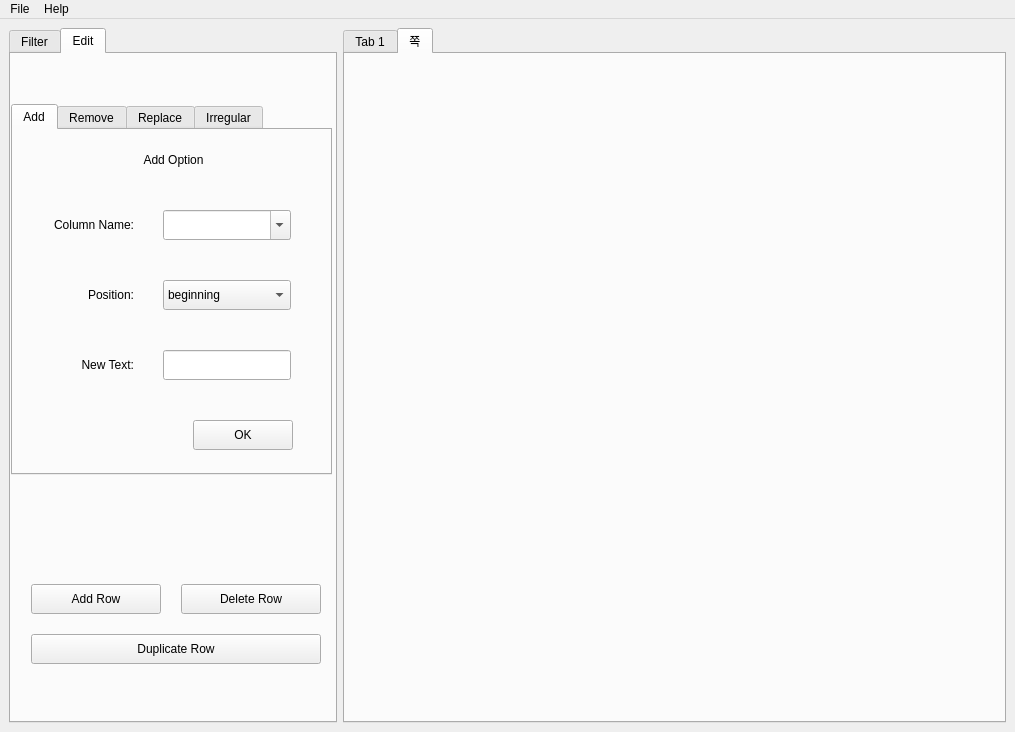
<?xml version="1.0" encoding="UTF-8"?>
<ui version="4.0">
 <class>Deco_LexO</class>
 <widget class="QMainWindow" name="Deco_LexO">
  <property name="geometry">
   <rect>
    <x>0</x>
    <y>0</y>
    <width>1015</width>
    <height>732</height>
   </rect>
  </property>
  <property name="windowTitle">
   <string>Deco-LexO</string>
  </property>
  <widget class="QWidget" name="centralwidget">
   <layout class="QGridLayout" name="gridLayout">
    <item row="0" column="0">
     <widget class="QTabWidget" name="tabWidget_1">
      <property name="maximumSize">
       <size>
        <width>328</width>
        <height>16777215</height>
       </size>
      </property>
      <property name="currentIndex">
       <number>1</number>
      </property>
      <widget class="QWidget" name="Modifying_Tab">
       <attribute name="title">
        <string>Filter</string>
       </attribute>
       <widget class="QComboBox" name="FEntryCombo">
        <property name="geometry">
         <rect>
          <x>30</x>
          <y>40</y>
          <width>81</width>
          <height>21</height>
         </rect>
        </property>
        <item>
         <property name="text">
          <string/>
         </property>
        </item>
        <item>
         <property name="text">
          <string>Equals</string>
         </property>
        </item>
        <item>
         <property name="text">
          <string>Starts with</string>
         </property>
        </item>
        <item>
         <property name="text">
          <string>Ends with</string>
         </property>
        </item>
        <item>
         <property name="text">
          <string>Contains</string>
         </property>
        </item>
        <item>
         <property name="text">
          <string>is empty</string>
         </property>
        </item>
       </widget>
       <widget class="QLineEdit" name="FEntry_Input">
        <property name="geometry">
         <rect>
          <x>120</x>
          <y>40</y>
          <width>141</width>
          <height>21</height>
         </rect>
        </property>
       </widget>
       <widget class="QLineEdit" name="FLemma_Input">
        <property name="geometry">
         <rect>
          <x>120</x>
          <y>100</y>
          <width>141</width>
          <height>21</height>
         </rect>
        </property>
       </widget>
       <widget class="QComboBox" name="FLemmaCombo">
        <property name="geometry">
         <rect>
          <x>30</x>
          <y>100</y>
          <width>81</width>
          <height>21</height>
         </rect>
        </property>
       </widget>
       <widget class="QComboBox" name="FCateCombo">
        <property name="geometry">
         <rect>
          <x>30</x>
          <y>160</y>
          <width>81</width>
          <height>21</height>
         </rect>
        </property>
       </widget>
       <widget class="QLineEdit" name="FCate_Input">
        <property name="geometry">
         <rect>
          <x>120</x>
          <y>160</y>
          <width>141</width>
          <height>21</height>
         </rect>
        </property>
       </widget>
       <widget class="QLineEdit" name="FFirst_1">
        <property name="geometry">
         <rect>
          <x>30</x>
          <y>320</y>
          <width>51</width>
          <height>21</height>
         </rect>
        </property>
       </widget>
       <widget class="QLineEdit" name="FFirst_2">
        <property name="geometry">
         <rect>
          <x>100</x>
          <y>320</y>
          <width>51</width>
          <height>21</height>
         </rect>
        </property>
       </widget>
       <widget class="QLineEdit" name="FFirst_3">
        <property name="geometry">
         <rect>
          <x>170</x>
          <y>320</y>
          <width>51</width>
          <height>21</height>
         </rect>
        </property>
       </widget>
       <widget class="QLineEdit" name="FSec_3">
        <property name="geometry">
         <rect>
          <x>170</x>
          <y>370</y>
          <width>51</width>
          <height>21</height>
         </rect>
        </property>
       </widget>
       <widget class="QLineEdit" name="FSec_2">
        <property name="geometry">
         <rect>
          <x>100</x>
          <y>370</y>
          <width>51</width>
          <height>21</height>
         </rect>
        </property>
       </widget>
       <widget class="QLineEdit" name="FSec_1">
        <property name="geometry">
         <rect>
          <x>30</x>
          <y>370</y>
          <width>51</width>
          <height>21</height>
         </rect>
        </property>
       </widget>
       <widget class="QLineEdit" name="FSecL_3">
        <property name="geometry">
         <rect>
          <x>170</x>
          <y>420</y>
          <width>51</width>
          <height>21</height>
         </rect>
        </property>
       </widget>
       <widget class="QLineEdit" name="FSecL_2">
        <property name="geometry">
         <rect>
          <x>100</x>
          <y>420</y>
          <width>51</width>
          <height>21</height>
         </rect>
        </property>
       </widget>
       <widget class="QLineEdit" name="FSecL_1">
        <property name="geometry">
         <rect>
          <x>30</x>
          <y>420</y>
          <width>51</width>
          <height>21</height>
         </rect>
        </property>
       </widget>
       <widget class="QLineEdit" name="FLast3">
        <property name="geometry">
         <rect>
          <x>170</x>
          <y>470</y>
          <width>51</width>
          <height>21</height>
         </rect>
        </property>
       </widget>
       <widget class="QLineEdit" name="FLast_2">
        <property name="geometry">
         <rect>
          <x>100</x>
          <y>470</y>
          <width>51</width>
          <height>21</height>
         </rect>
        </property>
       </widget>
       <widget class="QLineEdit" name="FLast_1">
        <property name="geometry">
         <rect>
          <x>30</x>
          <y>470</y>
          <width>51</width>
          <height>21</height>
         </rect>
        </property>
       </widget>
       <widget class="QFrame" name="FPhonoFrame">
        <property name="geometry">
         <rect>
          <x>10</x>
          <y>290</y>
          <width>281</width>
          <height>251</height>
         </rect>
        </property>
        <property name="frameShape">
         <enum>QFrame::Box</enum>
        </property>
        <property name="frameShadow">
         <enum>QFrame::Raised</enum>
        </property>
        <widget class="QComboBox" name="FColCombo">
         <property name="geometry">
          <rect>
           <x>90</x>
           <y>220</y>
           <width>81</width>
           <height>21</height>
          </rect>
         </property>
        </widget>
        <widget class="QLabel" name="label_7">
         <property name="geometry">
          <rect>
           <x>20</x>
           <y>50</y>
           <width>211</width>
           <height>31</height>
          </rect>
         </property>
         <property name="text">
          <string>Second syllable:</string>
         </property>
        </widget>
        <widget class="QLabel" name="label_8">
         <property name="geometry">
          <rect>
           <x>20</x>
           <y>100</y>
           <width>211</width>
           <height>31</height>
          </rect>
         </property>
         <property name="text">
          <string>Second-to-last syllable:</string>
         </property>
        </widget>
        <widget class="QLabel" name="label_9">
         <property name="geometry">
          <rect>
           <x>20</x>
           <y>0</y>
           <width>191</width>
           <height>31</height>
          </rect>
         </property>
         <property name="text">
          <string>First syllable:</string>
         </property>
        </widget>
        <widget class="QLabel" name="label_6">
         <property name="geometry">
          <rect>
           <x>20</x>
           <y>150</y>
           <width>211</width>
           <height>31</height>
          </rect>
         </property>
         <property name="text">
          <string>Last syllable:</string>
         </property>
        </widget>
        <widget class="QLabel" name="label_10">
         <property name="geometry">
          <rect>
           <x>10</x>
           <y>220</y>
           <width>61</width>
           <height>21</height>
          </rect>
         </property>
         <property name="text">
          <string>Column:</string>
         </property>
         <property name="alignment">
          <set>Qt::AlignRight|Qt::AlignTrailing|Qt::AlignVCenter</set>
         </property>
        </widget>
       </widget>
       <widget class="QPushButton" name="FFiltering_Button">
        <property name="geometry">
         <rect>
          <x>20</x>
          <y>550</y>
          <width>75</width>
          <height>23</height>
         </rect>
        </property>
        <property name="text">
         <string>Filter</string>
        </property>
       </widget>
       <widget class="QPushButton" name="FShow_Button">
        <property name="geometry">
         <rect>
          <x>110</x>
          <y>550</y>
          <width>75</width>
          <height>23</height>
         </rect>
        </property>
        <property name="text">
         <string>Show all</string>
        </property>
       </widget>
       <widget class="QPushButton" name="FClear_Button">
        <property name="geometry">
         <rect>
          <x>210</x>
          <y>550</y>
          <width>75</width>
          <height>23</height>
         </rect>
        </property>
        <property name="text">
         <string>Clear</string>
        </property>
       </widget>
       <widget class="QLabel" name="label">
        <property name="geometry">
         <rect>
          <x>30</x>
          <y>10</y>
          <width>56</width>
          <height>21</height>
         </rect>
        </property>
        <property name="text">
         <string>Entry:</string>
        </property>
       </widget>
       <widget class="QLabel" name="label_2">
        <property name="geometry">
         <rect>
          <x>30</x>
          <y>70</y>
          <width>56</width>
          <height>21</height>
         </rect>
        </property>
        <property name="text">
         <string>Lemma:</string>
        </property>
       </widget>
       <widget class="QLabel" name="label_3">
        <property name="geometry">
         <rect>
          <x>30</x>
          <y>130</y>
          <width>56</width>
          <height>21</height>
         </rect>
        </property>
        <property name="text">
         <string>Category:</string>
        </property>
       </widget>
       <widget class="QLineEdit" name="FInfo_Input">
        <property name="geometry">
         <rect>
          <x>120</x>
          <y>220</y>
          <width>141</width>
          <height>21</height>
         </rect>
        </property>
       </widget>
       <widget class="QLabel" name="label_4">
        <property name="geometry">
         <rect>
          <x>30</x>
          <y>190</y>
          <width>81</width>
          <height>21</height>
         </rect>
        </property>
        <property name="text">
         <string>Information:</string>
        </property>
       </widget>
       <widget class="QComboBox" name="FInfoCombo">
        <property name="geometry">
         <rect>
          <x>30</x>
          <y>220</y>
          <width>81</width>
          <height>21</height>
         </rect>
        </property>
       </widget>
       <widget class="QLabel" name="label_5">
        <property name="geometry">
         <rect>
          <x>10</x>
          <y>270</y>
          <width>141</width>
          <height>31</height>
         </rect>
        </property>
        <property name="font">
         <font>
          <weight>75</weight>
          <bold>true</bold>
         </font>
        </property>
        <property name="text">
         <string>Phonological shape</string>
        </property>
       </widget>
      </widget>
      <widget class="QWidget" name="Edit_Tab">
       <attribute name="title">
        <string>Edit</string>
       </attribute>
       <widget class="QPushButton" name="Push_addrow">
        <property name="geometry">
         <rect>
          <x>20</x>
          <y>530</y>
          <width>130</width>
          <height>30</height>
         </rect>
        </property>
        <property name="font">
         <font>
          <family>Arial</family>
         </font>
        </property>
        <property name="text">
         <string>Add Row</string>
        </property>
       </widget>
       <widget class="QPushButton" name="Push_Deleterow">
        <property name="geometry">
         <rect>
          <x>170</x>
          <y>530</y>
          <width>140</width>
          <height>30</height>
         </rect>
        </property>
        <property name="font">
         <font>
          <family>Arial</family>
         </font>
        </property>
        <property name="text">
         <string>Delete Row</string>
        </property>
       </widget>
       <widget class="QPushButton" name="Push_Duplicaterow">
        <property name="geometry">
         <rect>
          <x>20</x>
          <y>580</y>
          <width>290</width>
          <height>30</height>
         </rect>
        </property>
        <property name="font">
         <font>
          <family>Arial</family>
         </font>
        </property>
        <property name="text">
         <string>Duplicate Row</string>
        </property>
       </widget>
       <widget class="QTabWidget" name="Edit_function_tab">
        <property name="geometry">
         <rect>
          <x>0</x>
          <y>50</y>
          <width>321</width>
          <height>371</height>
         </rect>
        </property>
        <property name="font">
         <font>
          <family>Arial</family>
         </font>
        </property>
        <property name="currentIndex">
         <number>0</number>
        </property>
        <widget class="QWidget" name="Add_tab">
         <attribute name="title">
          <string>Add</string>
         </attribute>
         <widget class="QComboBox" name="Add_column">
          <property name="geometry">
           <rect>
            <x>150</x>
            <y>80</y>
            <width>128</width>
            <height>30</height>
           </rect>
          </property>
          <property name="font">
           <font>
            <family>Arial</family>
           </font>
          </property>
          <property name="editable">
           <bool>true</bool>
          </property>
          <item>
           <property name="text">
            <string/>
           </property>
          </item>
          <item>
           <property name="text">
            <string>Lemma</string>
           </property>
          </item>
          <item>
           <property name="text">
            <string>Category</string>
           </property>
          </item>
         </widget>
         <widget class="QComboBox" name="Add_position">
          <property name="geometry">
           <rect>
            <x>150</x>
            <y>150</y>
            <width>128</width>
            <height>30</height>
           </rect>
          </property>
          <property name="font">
           <font>
            <family>Arial</family>
           </font>
          </property>
          <item>
           <property name="text">
            <string>beginning</string>
           </property>
          </item>
          <item>
           <property name="text">
            <string>ending</string>
           </property>
          </item>
         </widget>
         <widget class="QLineEdit" name="Add_oldText">
          <property name="geometry">
           <rect>
            <x>150</x>
            <y>220</y>
            <width>128</width>
            <height>30</height>
           </rect>
          </property>
          <property name="font">
           <font>
            <family>Arial</family>
           </font>
          </property>
          <property name="autoFillBackground">
           <bool>false</bool>
          </property>
         </widget>
         <widget class="QPushButton" name="Add_start">
          <property name="geometry">
           <rect>
            <x>180</x>
            <y>290</y>
            <width>100</width>
            <height>30</height>
           </rect>
          </property>
          <property name="font">
           <font>
            <family>Arial</family>
           </font>
          </property>
          <property name="text">
           <string>OK</string>
          </property>
         </widget>
         <widget class="QLabel" name="label_12">
          <property name="geometry">
           <rect>
            <x>10</x>
            <y>150</y>
            <width>111</width>
            <height>30</height>
           </rect>
          </property>
          <property name="font">
           <font>
            <family>Arial</family>
           </font>
          </property>
          <property name="text">
           <string>Position:</string>
          </property>
          <property name="alignment">
           <set>Qt::AlignRight|Qt::AlignTrailing|Qt::AlignVCenter</set>
          </property>
         </widget>
         <widget class="QLabel" name="label_14">
          <property name="geometry">
           <rect>
            <x>0</x>
            <y>10</y>
            <width>321</width>
            <height>40</height>
           </rect>
          </property>
          <property name="font">
           <font>
            <family>Arial</family>
           </font>
          </property>
          <property name="text">
           <string>Add Option</string>
          </property>
          <property name="alignment">
           <set>Qt::AlignCenter</set>
          </property>
         </widget>
         <widget class="QLabel" name="label_13">
          <property name="geometry">
           <rect>
            <x>10</x>
            <y>220</y>
            <width>111</width>
            <height>30</height>
           </rect>
          </property>
          <property name="font">
           <font>
            <family>Arial</family>
           </font>
          </property>
          <property name="text">
           <string>New Text:</string>
          </property>
          <property name="alignment">
           <set>Qt::AlignRight|Qt::AlignTrailing|Qt::AlignVCenter</set>
          </property>
         </widget>
         <widget class="QLabel" name="label_11">
          <property name="geometry">
           <rect>
            <x>10</x>
            <y>80</y>
            <width>111</width>
            <height>30</height>
           </rect>
          </property>
          <property name="font">
           <font>
            <family>Arial</family>
           </font>
          </property>
          <property name="text">
           <string>Column Name:</string>
          </property>
          <property name="alignment">
           <set>Qt::AlignRight|Qt::AlignTrailing|Qt::AlignVCenter</set>
          </property>
         </widget>
        </widget>
        <widget class="QWidget" name="Remove_tab">
         <attribute name="title">
          <string>Remove</string>
         </attribute>
         <widget class="QLabel" name="label_15">
          <property name="geometry">
           <rect>
            <x>10</x>
            <y>150</y>
            <width>111</width>
            <height>30</height>
           </rect>
          </property>
          <property name="font">
           <font>
            <family>Arial</family>
           </font>
          </property>
          <property name="text">
           <string>Position:</string>
          </property>
          <property name="alignment">
           <set>Qt::AlignRight|Qt::AlignTrailing|Qt::AlignVCenter</set>
          </property>
         </widget>
         <widget class="QLabel" name="label_16">
          <property name="geometry">
           <rect>
            <x>0</x>
            <y>10</y>
            <width>321</width>
            <height>40</height>
           </rect>
          </property>
          <property name="font">
           <font>
            <family>Arial</family>
           </font>
          </property>
          <property name="text">
           <string>Remove Option</string>
          </property>
          <property name="alignment">
           <set>Qt::AlignCenter</set>
          </property>
         </widget>
         <widget class="QLabel" name="label_17">
          <property name="geometry">
           <rect>
            <x>10</x>
            <y>220</y>
            <width>111</width>
            <height>30</height>
           </rect>
          </property>
          <property name="font">
           <font>
            <family>Arial</family>
           </font>
          </property>
          <property name="text">
           <string>Old Text:</string>
          </property>
          <property name="alignment">
           <set>Qt::AlignRight|Qt::AlignTrailing|Qt::AlignVCenter</set>
          </property>
         </widget>
         <widget class="QLabel" name="label_18">
          <property name="geometry">
           <rect>
            <x>10</x>
            <y>80</y>
            <width>111</width>
            <height>30</height>
           </rect>
          </property>
          <property name="font">
           <font>
            <family>Arial</family>
           </font>
          </property>
          <property name="text">
           <string>Column Name:</string>
          </property>
          <property name="alignment">
           <set>Qt::AlignRight|Qt::AlignTrailing|Qt::AlignVCenter</set>
          </property>
         </widget>
         <widget class="QComboBox" name="Remove_column">
          <property name="geometry">
           <rect>
            <x>150</x>
            <y>80</y>
            <width>128</width>
            <height>30</height>
           </rect>
          </property>
          <property name="font">
           <font>
            <family>Arial</family>
           </font>
          </property>
          <property name="editable">
           <bool>true</bool>
          </property>
          <item>
           <property name="text">
            <string/>
           </property>
          </item>
          <item>
           <property name="text">
            <string>Lemma</string>
           </property>
          </item>
          <item>
           <property name="text">
            <string>Category</string>
           </property>
          </item>
         </widget>
         <widget class="QComboBox" name="Remove_position">
          <property name="geometry">
           <rect>
            <x>150</x>
            <y>150</y>
            <width>128</width>
            <height>30</height>
           </rect>
          </property>
          <property name="font">
           <font>
            <family>Arial</family>
           </font>
          </property>
          <item>
           <property name="text">
            <string>beginning</string>
           </property>
          </item>
          <item>
           <property name="text">
            <string>ending</string>
           </property>
          </item>
         </widget>
         <widget class="QLineEdit" name="Remove_oldText">
          <property name="geometry">
           <rect>
            <x>150</x>
            <y>220</y>
            <width>130</width>
            <height>30</height>
           </rect>
          </property>
          <property name="font">
           <font>
            <family>Arial</family>
           </font>
          </property>
          <property name="autoFillBackground">
           <bool>false</bool>
          </property>
         </widget>
         <widget class="QPushButton" name="Remove_start">
          <property name="geometry">
           <rect>
            <x>180</x>
            <y>290</y>
            <width>100</width>
            <height>30</height>
           </rect>
          </property>
          <property name="font">
           <font>
            <family>Arial</family>
           </font>
          </property>
          <property name="text">
           <string>OK</string>
          </property>
         </widget>
        </widget>
        <widget class="QWidget" name="Replace_tab">
         <attribute name="title">
          <string>Replace</string>
         </attribute>
         <widget class="QComboBox" name="Replace_column">
          <property name="geometry">
           <rect>
            <x>150</x>
            <y>70</y>
            <width>130</width>
            <height>30</height>
           </rect>
          </property>
          <property name="editable">
           <bool>true</bool>
          </property>
          <item>
           <property name="text">
            <string/>
           </property>
          </item>
          <item>
           <property name="text">
            <string>Lemma</string>
           </property>
          </item>
          <item>
           <property name="text">
            <string>Column</string>
           </property>
          </item>
         </widget>
         <widget class="QComboBox" name="Replace_position">
          <property name="geometry">
           <rect>
            <x>150</x>
            <y>127</y>
            <width>130</width>
            <height>30</height>
           </rect>
          </property>
          <property name="font">
           <font>
            <family>Arial</family>
           </font>
          </property>
          <item>
           <property name="text">
            <string>anywhere</string>
           </property>
          </item>
          <item>
           <property name="text">
            <string>whole string</string>
           </property>
          </item>
          <item>
           <property name="text">
            <string>beginning</string>
           </property>
          </item>
          <item>
           <property name="text">
            <string>ending</string>
           </property>
          </item>
         </widget>
         <widget class="QLineEdit" name="Replace_oldtext">
          <property name="geometry">
           <rect>
            <x>150</x>
            <y>183</y>
            <width>133</width>
            <height>30</height>
           </rect>
          </property>
         </widget>
         <widget class="QLineEdit" name="Replace_newtext">
          <property name="geometry">
           <rect>
            <x>150</x>
            <y>240</y>
            <width>133</width>
            <height>30</height>
           </rect>
          </property>
         </widget>
         <widget class="QPushButton" name="Replace_start">
          <property name="geometry">
           <rect>
            <x>210</x>
            <y>300</y>
            <width>93</width>
            <height>28</height>
           </rect>
          </property>
          <property name="font">
           <font>
            <family>Arial</family>
           </font>
          </property>
          <property name="text">
           <string>OK</string>
          </property>
         </widget>
         <widget class="QLabel" name="label_19">
          <property name="geometry">
           <rect>
            <x>0</x>
            <y>10</y>
            <width>321</width>
            <height>40</height>
           </rect>
          </property>
          <property name="font">
           <font>
            <family>Arial</family>
           </font>
          </property>
          <property name="text">
           <string>Replace Option</string>
          </property>
          <property name="alignment">
           <set>Qt::AlignCenter</set>
          </property>
         </widget>
         <widget class="QLabel" name="label_20">
          <property name="geometry">
           <rect>
            <x>20</x>
            <y>70</y>
            <width>111</width>
            <height>30</height>
           </rect>
          </property>
          <property name="font">
           <font>
            <family>Arial</family>
           </font>
          </property>
          <property name="text">
           <string>Column Name:</string>
          </property>
          <property name="alignment">
           <set>Qt::AlignRight|Qt::AlignTrailing|Qt::AlignVCenter</set>
          </property>
         </widget>
         <widget class="QLabel" name="label_21">
          <property name="geometry">
           <rect>
            <x>20</x>
            <y>127</y>
            <width>111</width>
            <height>30</height>
           </rect>
          </property>
          <property name="font">
           <font>
            <family>Arial</family>
           </font>
          </property>
          <property name="text">
           <string>Position:</string>
          </property>
          <property name="alignment">
           <set>Qt::AlignRight|Qt::AlignTrailing|Qt::AlignVCenter</set>
          </property>
         </widget>
         <widget class="QLabel" name="label_22">
          <property name="geometry">
           <rect>
            <x>20</x>
            <y>183</y>
            <width>111</width>
            <height>30</height>
           </rect>
          </property>
          <property name="font">
           <font>
            <family>Arial</family>
           </font>
          </property>
          <property name="text">
           <string>Old Text:</string>
          </property>
          <property name="alignment">
           <set>Qt::AlignRight|Qt::AlignTrailing|Qt::AlignVCenter</set>
          </property>
         </widget>
         <widget class="QLabel" name="label_23">
          <property name="geometry">
           <rect>
            <x>20</x>
            <y>240</y>
            <width>111</width>
            <height>30</height>
           </rect>
          </property>
          <property name="font">
           <font>
            <family>Arial</family>
           </font>
          </property>
          <property name="text">
           <string>New Text:</string>
          </property>
          <property name="alignment">
           <set>Qt::AlignRight|Qt::AlignTrailing|Qt::AlignVCenter</set>
          </property>
         </widget>
        </widget>
        <widget class="QWidget" name="Irreg_tab">
         <attribute name="title">
          <string>Irregular</string>
         </attribute>
         <widget class="QLineEdit" name="Irreg_cons">
          <property name="geometry">
           <rect>
            <x>150</x>
            <y>80</y>
            <width>128</width>
            <height>30</height>
           </rect>
          </property>
         </widget>
         <widget class="QLineEdit" name="Irreg_oldinflec">
          <property name="geometry">
           <rect>
            <x>150</x>
            <y>150</y>
            <width>128</width>
            <height>30</height>
           </rect>
          </property>
         </widget>
         <widget class="QLineEdit" name="irreg_newinflec">
          <property name="geometry">
           <rect>
            <x>150</x>
            <y>220</y>
            <width>128</width>
            <height>30</height>
           </rect>
          </property>
         </widget>
         <widget class="QPushButton" name="Irreg_start">
          <property name="geometry">
           <rect>
            <x>180</x>
            <y>290</y>
            <width>100</width>
            <height>30</height>
           </rect>
          </property>
          <property name="font">
           <font>
            <family>Arial</family>
           </font>
          </property>
          <property name="text">
           <string>OK</string>
          </property>
         </widget>
         <widget class="QLabel" name="label_24">
          <property name="geometry">
           <rect>
            <x>0</x>
            <y>10</y>
            <width>321</width>
            <height>40</height>
           </rect>
          </property>
          <property name="font">
           <font>
            <family>Arial</family>
           </font>
          </property>
          <property name="text">
           <string>Irregular Option</string>
          </property>
          <property name="alignment">
           <set>Qt::AlignCenter</set>
          </property>
         </widget>
         <widget class="QLabel" name="label_25">
          <property name="geometry">
           <rect>
            <x>10</x>
            <y>80</y>
            <width>111</width>
            <height>30</height>
           </rect>
          </property>
          <property name="font">
           <font>
            <family>Arial</family>
           </font>
          </property>
          <property name="text">
           <string>Final Consonant:</string>
          </property>
          <property name="alignment">
           <set>Qt::AlignRight|Qt::AlignTrailing|Qt::AlignVCenter</set>
          </property>
         </widget>
         <widget class="QLabel" name="label_26">
          <property name="geometry">
           <rect>
            <x>10</x>
            <y>150</y>
            <width>111</width>
            <height>30</height>
           </rect>
          </property>
          <property name="font">
           <font>
            <family>Arial</family>
           </font>
          </property>
          <property name="text">
           <string>Old Inflection:</string>
          </property>
          <property name="alignment">
           <set>Qt::AlignRight|Qt::AlignTrailing|Qt::AlignVCenter</set>
          </property>
         </widget>
         <widget class="QLabel" name="label_27">
          <property name="geometry">
           <rect>
            <x>10</x>
            <y>220</y>
            <width>111</width>
            <height>30</height>
           </rect>
          </property>
          <property name="font">
           <font>
            <family>Arial</family>
           </font>
          </property>
          <property name="text">
           <string>New Inflection:</string>
          </property>
          <property name="alignment">
           <set>Qt::AlignRight|Qt::AlignTrailing|Qt::AlignVCenter</set>
          </property>
         </widget>
        </widget>
       </widget>
      </widget>
     </widget>
    </item>
    <item row="0" column="1">
     <widget class="QTabWidget" name="dataFrame_Tab">
      <property name="currentIndex">
       <number>1</number>
      </property>
      <widget class="QWidget" name="tab">
       <attribute name="title">
        <string>Tab 1</string>
       </attribute>
       <layout class="QGridLayout" name="gridLayout_2">
        <item row="0" column="0">
         <widget class="QTableWidget" name="tableWidget"/>
        </item>
       </layout>
      </widget>
      <widget class="QWidget" name="tab_5">
       <attribute name="title">
        <string>쪽</string>
       </attribute>
      </widget>
     </widget>
    </item>
   </layout>
  </widget>
  <widget class="QMenuBar" name="menubar">
   <property name="geometry">
    <rect>
     <x>0</x>
     <y>0</y>
     <width>1015</width>
     <height>26</height>
    </rect>
   </property>
   <widget class="QMenu" name="menuFile">
    <property name="title">
     <string>File</string>
    </property>
    <widget class="QMenu" name="menuRecent_files">
     <property name="title">
      <string>Recent files</string>
     </property>
     <addaction name="actionNone"/>
    </widget>
    <addaction name="actionOpen_file_s"/>
    <addaction name="menuRecent_files"/>
    <addaction name="separator"/>
    <addaction name="actionSave"/>
    <addaction name="actionSave_file_as"/>
    <addaction name="separator"/>
    <addaction name="actionQuit"/>
   </widget>
   <widget class="QMenu" name="menuHelp">
    <property name="title">
     <string>Help</string>
    </property>
    <addaction name="actionAcknowledgement"/>
    <addaction name="separator"/>
    <addaction name="actionAbout_DecoLexO"/>
   </widget>
   <addaction name="menuFile"/>
   <addaction name="menuHelp"/>
  </widget>
  <action name="actionOpen_file_s">
   <property name="text">
    <string>Open files...</string>
   </property>
   <property name="shortcut">
    <string>Ctrl+O</string>
   </property>
   <property name="shortcutContext">
    <enum>Qt::WindowShortcut</enum>
   </property>
  </action>
  <action name="actionNone">
   <property name="text">
    <string>None</string>
   </property>
  </action>
  <action name="actionSave">
   <property name="text">
    <string>Save file</string>
   </property>
   <property name="shortcut">
    <string>Ctrl+S</string>
   </property>
  </action>
  <action name="actionSave_file_as">
   <property name="text">
    <string>Save file as...</string>
   </property>
   <property name="shortcut">
    <string>Ctrl+Shift+S</string>
   </property>
  </action>
  <action name="actionQuit">
   <property name="text">
    <string>Quit</string>
   </property>
   <property name="shortcut">
    <string>Ctrl+Q</string>
   </property>
  </action>
  <action name="actionAcknowledgement">
   <property name="text">
    <string>Acknowledgement</string>
   </property>
  </action>
  <action name="actionAbout_DecoLexO">
   <property name="text">
    <string>About DecoLexO</string>
   </property>
  </action>
 </widget>
 <resources/>
 <connections/>
</ui>
